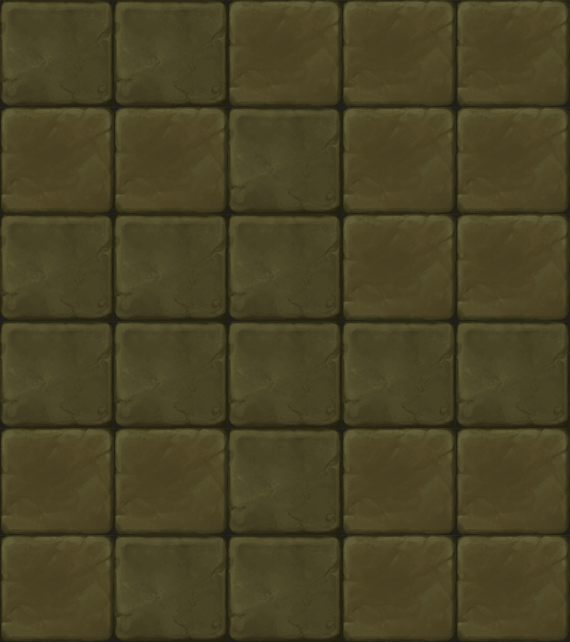

Below is a game level as drawn by its tile map, then a one-line description and the .tmx that defines it (tile-layer data replaced by summaries):
An orthogonal 5x6 tile map with 114x107 px tiles, 1 tile layer (块层 1).

<map version="1.0" orientation="orthogonal" width="5" height="6" tilewidth="114" tileheight="107">
 <tileset firstgid="1" name="map037" tilewidth="114" tileheight="107">
  <image source="map037.png" width="228" height="107" />
 </tileset>
 <layer name="块层 1" width="5" height="6">
  <data>[30 cells, 30 non-empty, 2 distinct tile ids]</data>
 </layer>
</map>
